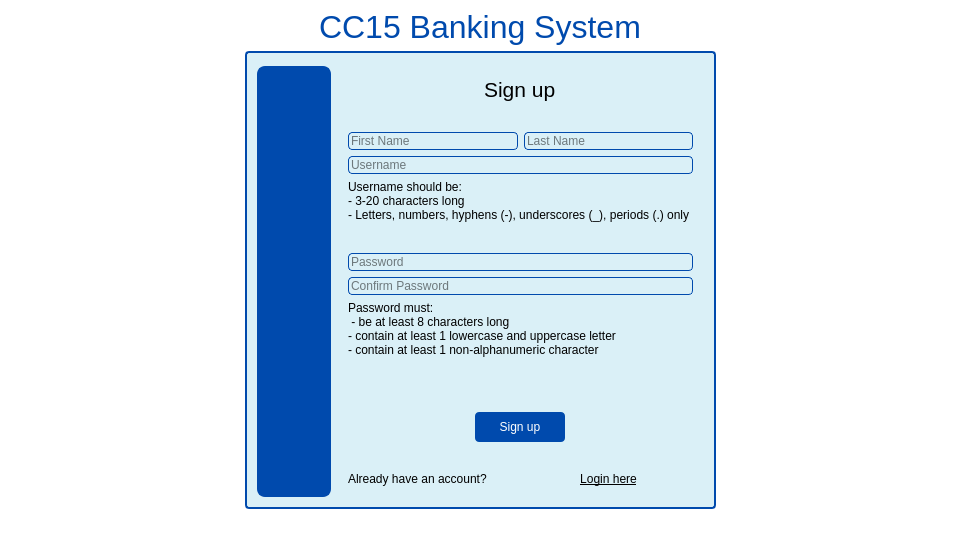
<?xml version="1.0" encoding="UTF-8"?>
<ui version="4.0">
 <class>MainWindow</class>
 <widget class="QMainWindow" name="MainWindow">
  <property name="geometry">
   <rect>
    <x>0</x>
    <y>0</y>
    <width>960</width>
    <height>540</height>
   </rect>
  </property>
  <property name="windowTitle">
   <string>MainWindow</string>
  </property>
  <property name="styleSheet">
   <string notr="true">background: #ffffff</string>
  </property>
  <widget class="QWidget" name="centralwidget">
   <layout class="QHBoxLayout" name="horizontalLayout_4" stretch="1,2,1">
    <item>
     <spacer name="horizontalSpacer">
      <property name="orientation">
       <enum>Qt::Horizontal</enum>
      </property>
      <property name="sizeHint" stdset="0">
       <size>
        <width>40</width>
        <height>20</height>
       </size>
      </property>
     </spacer>
    </item>
    <item>
     <layout class="QVBoxLayout" name="verticalLayout_2">
      <item>
       <spacer name="verticalSpacer">
        <property name="orientation">
         <enum>Qt::Vertical</enum>
        </property>
        <property name="sizeHint" stdset="0">
         <size>
          <width>20</width>
          <height>40</height>
         </size>
        </property>
       </spacer>
      </item>
      <item alignment="Qt::AlignHCenter">
       <widget class="QLabel" name="label_2">
        <property name="font">
         <font>
          <pointsize>24</pointsize>
         </font>
        </property>
        <property name="styleSheet">
         <string notr="true">color: #004aad;</string>
        </property>
        <property name="text">
         <string>CC15 Banking System</string>
        </property>
       </widget>
      </item>
      <item>
       <widget class="QGroupBox" name="groupBox_2">
        <property name="styleSheet">
         <string notr="true">background: #daf0f7;
border: 2px solid #004aad;
border-radius: 4px;</string>
        </property>
        <property name="title">
         <string/>
        </property>
        <layout class="QHBoxLayout" name="horizontalLayout" stretch="2,5">
         <item>
          <widget class="QGroupBox" name="groupBox_3">
           <property name="styleSheet">
            <string notr="true">background: #004aad;
border-radius: 8px;</string>
           </property>
           <property name="title">
            <string/>
           </property>
          </widget>
         </item>
         <item>
          <widget class="QGroupBox" name="groupBox">
           <property name="styleSheet">
            <string notr="true">border: 0;</string>
           </property>
           <property name="title">
            <string/>
           </property>
           <layout class="QVBoxLayout" name="verticalLayout" stretch="0,0,0,1,0,0,1,0,0,0,0,0,0,0">
            <item alignment="Qt::AlignHCenter|Qt::AlignVCenter">
             <widget class="QLabel" name="label">
              <property name="maximumSize">
               <size>
                <width>16777215</width>
                <height>16777215</height>
               </size>
              </property>
              <property name="font">
               <font>
                <pointsize>16</pointsize>
               </font>
              </property>
              <property name="text">
               <string>Sign up</string>
              </property>
             </widget>
            </item>
            <item>
             <spacer name="verticalSpacer_3">
              <property name="orientation">
               <enum>Qt::Vertical</enum>
              </property>
              <property name="sizeHint" stdset="0">
               <size>
                <width>20</width>
                <height>40</height>
               </size>
              </property>
             </spacer>
            </item>
            <item>
             <layout class="QHBoxLayout" name="horizontalLayout_2">
              <item>
               <widget class="QLineEdit" name="first_name">
                <property name="styleSheet">
                 <string notr="true">border: 1px solid #004aad;</string>
                </property>
                <property name="placeholderText">
                 <string>First Name</string>
                </property>
               </widget>
              </item>
              <item>
               <widget class="QLineEdit" name="last_name">
                <property name="styleSheet">
                 <string notr="true">border: 1px solid #004aad;</string>
                </property>
                <property name="text">
                 <string/>
                </property>
                <property name="placeholderText">
                 <string>Last Name</string>
                </property>
               </widget>
              </item>
             </layout>
            </item>
            <item>
             <widget class="QLineEdit" name="user_name">
              <property name="styleSheet">
               <string notr="true">border: 1px solid #004aad;
background: #daf0f7;</string>
              </property>
              <property name="placeholderText">
               <string>Username</string>
              </property>
             </widget>
            </item>
            <item>
             <widget class="QLabel" name="label_3">
              <property name="text">
               <string>Username should be:
- 3-20 characters long
- Letters, numbers, hyphens (-), underscores (_), periods (.) only </string>
              </property>
             </widget>
            </item>
            <item>
             <spacer name="verticalSpacer_6">
              <property name="orientation">
               <enum>Qt::Vertical</enum>
              </property>
              <property name="sizeHint" stdset="0">
               <size>
                <width>20</width>
                <height>40</height>
               </size>
              </property>
             </spacer>
            </item>
            <item>
             <widget class="QLineEdit" name="password_field">
              <property name="styleSheet">
               <string notr="true">border: 1px solid #004aad;
background: #daf0f7;</string>
              </property>
              <property name="echoMode">
               <enum>QLineEdit::Password</enum>
              </property>
              <property name="placeholderText">
               <string>Password</string>
              </property>
             </widget>
            </item>
            <item>
             <widget class="QLineEdit" name="confirm_password_field">
              <property name="styleSheet">
               <string notr="true">border: 1px solid #004aad;
background: #daf0f7;</string>
              </property>
              <property name="echoMode">
               <enum>QLineEdit::Password</enum>
              </property>
              <property name="placeholderText">
               <string>Confirm Password</string>
              </property>
             </widget>
            </item>
            <item>
             <widget class="QLabel" name="label_4">
              <property name="text">
               <string>Password must:
 - be at least 8 characters long
- contain at least 1 lowercase and uppercase letter
- contain at least 1 non-alphanumeric character  </string>
              </property>
             </widget>
            </item>
            <item>
             <spacer name="verticalSpacer_7">
              <property name="orientation">
               <enum>Qt::Vertical</enum>
              </property>
              <property name="sizeHint" stdset="0">
               <size>
                <width>20</width>
                <height>40</height>
               </size>
              </property>
             </spacer>
            </item>
            <item>
             <spacer name="verticalSpacer_4">
              <property name="orientation">
               <enum>Qt::Vertical</enum>
              </property>
              <property name="sizeHint" stdset="0">
               <size>
                <width>20</width>
                <height>40</height>
               </size>
              </property>
             </spacer>
            </item>
            <item alignment="Qt::AlignHCenter">
             <widget class="QPushButton" name="btn_register">
              <property name="minimumSize">
               <size>
                <width>90</width>
                <height>30</height>
               </size>
              </property>
              <property name="styleSheet">
               <string notr="true">QPushButton{
background: #004aad;
color: #ffffff;
border-radius: 4px;
}

QPushButton:hover{
background: #69a9ff;
}</string>
              </property>
              <property name="text">
               <string>Sign up</string>
              </property>
             </widget>
            </item>
            <item>
             <spacer name="verticalSpacer_5">
              <property name="orientation">
               <enum>Qt::Vertical</enum>
              </property>
              <property name="sizeHint" stdset="0">
               <size>
                <width>20</width>
                <height>40</height>
               </size>
              </property>
             </spacer>
            </item>
            <item>
             <layout class="QHBoxLayout" name="horizontalLayout_3" stretch="1,1">
              <item>
               <widget class="QLabel" name="label_5">
                <property name="text">
                 <string>Already have an account?</string>
                </property>
               </widget>
              </item>
              <item>
               <widget class="QPushButton" name="btn_login">
                <property name="styleSheet">
                 <string notr="true">border: 0;
text-decoration: underline;</string>
                </property>
                <property name="text">
                 <string>Login here</string>
                </property>
               </widget>
              </item>
             </layout>
            </item>
           </layout>
          </widget>
         </item>
        </layout>
       </widget>
      </item>
      <item>
       <spacer name="verticalSpacer_2">
        <property name="orientation">
         <enum>Qt::Vertical</enum>
        </property>
        <property name="sizeHint" stdset="0">
         <size>
          <width>20</width>
          <height>40</height>
         </size>
        </property>
       </spacer>
      </item>
     </layout>
    </item>
    <item>
     <spacer name="horizontalSpacer_2">
      <property name="orientation">
       <enum>Qt::Horizontal</enum>
      </property>
      <property name="sizeHint" stdset="0">
       <size>
        <width>40</width>
        <height>20</height>
       </size>
      </property>
     </spacer>
    </item>
   </layout>
  </widget>
  <widget class="QMenuBar" name="menubar">
   <property name="geometry">
    <rect>
     <x>0</x>
     <y>0</y>
     <width>960</width>
     <height>22</height>
    </rect>
   </property>
  </widget>
  <widget class="QStatusBar" name="statusbar"/>
 </widget>
 <resources/>
 <connections/>
</ui>
